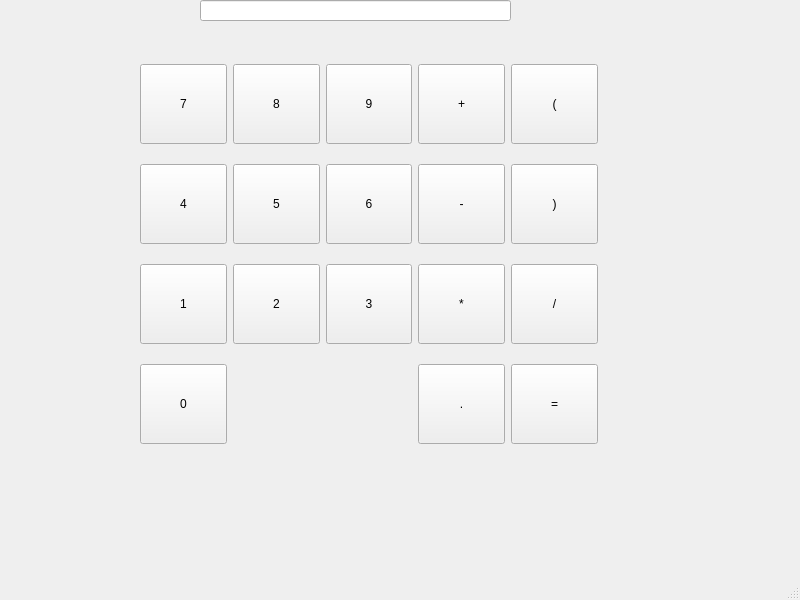
<?xml version="1.0" encoding="UTF-8"?>
<ui version="4.0">
 <class>MainWindow</class>
 <widget class="QMainWindow" name="MainWindow">
  <property name="geometry">
   <rect>
    <x>0</x>
    <y>0</y>
    <width>800</width>
    <height>600</height>
   </rect>
  </property>
  <property name="windowTitle">
   <string>MainWindow</string>
  </property>
  <widget class="QWidget" name="centralwidget">
   <widget class="QWidget" name="gridLayoutWidget">
    <property name="geometry">
     <rect>
      <x>140</x>
      <y>50</y>
      <width>458</width>
      <height>408</height>
     </rect>
    </property>
    <layout class="QGridLayout" name="gridLayout">
     <item row="6" column="3">
      <widget class="QPushButton" name="btnKomma">
       <property name="minimumSize">
        <size>
         <width>80</width>
         <height>80</height>
        </size>
       </property>
       <property name="text">
        <string>.</string>
       </property>
      </widget>
     </item>
     <item row="1" column="1">
      <widget class="QPushButton" name="btn8">
       <property name="minimumSize">
        <size>
         <width>80</width>
         <height>80</height>
        </size>
       </property>
       <property name="text">
        <string>8</string>
       </property>
      </widget>
     </item>
     <item row="6" column="0">
      <widget class="QPushButton" name="btn0">
       <property name="minimumSize">
        <size>
         <width>80</width>
         <height>80</height>
        </size>
       </property>
       <property name="text">
        <string>0</string>
       </property>
      </widget>
     </item>
     <item row="5" column="0">
      <widget class="QPushButton" name="btn1">
       <property name="minimumSize">
        <size>
         <width>80</width>
         <height>80</height>
        </size>
       </property>
       <property name="text">
        <string>1</string>
       </property>
      </widget>
     </item>
     <item row="1" column="2">
      <widget class="QPushButton" name="btn9">
       <property name="minimumSize">
        <size>
         <width>80</width>
         <height>80</height>
        </size>
       </property>
       <property name="text">
        <string>9</string>
       </property>
      </widget>
     </item>
     <item row="1" column="0">
      <widget class="QPushButton" name="btn7">
       <property name="minimumSize">
        <size>
         <width>80</width>
         <height>80</height>
        </size>
       </property>
       <property name="text">
        <string>7</string>
       </property>
      </widget>
     </item>
     <item row="5" column="2">
      <widget class="QPushButton" name="btn3">
       <property name="minimumSize">
        <size>
         <width>80</width>
         <height>80</height>
        </size>
       </property>
       <property name="text">
        <string>3</string>
       </property>
      </widget>
     </item>
     <item row="5" column="3">
      <widget class="QPushButton" name="btnMal">
       <property name="minimumSize">
        <size>
         <width>80</width>
         <height>80</height>
        </size>
       </property>
       <property name="text">
        <string>*</string>
       </property>
      </widget>
     </item>
     <item row="3" column="1">
      <widget class="QPushButton" name="btn5">
       <property name="minimumSize">
        <size>
         <width>80</width>
         <height>80</height>
        </size>
       </property>
       <property name="text">
        <string>5</string>
       </property>
      </widget>
     </item>
     <item row="3" column="0">
      <widget class="QPushButton" name="btn4">
       <property name="minimumSize">
        <size>
         <width>80</width>
         <height>80</height>
        </size>
       </property>
       <property name="text">
        <string>4</string>
       </property>
      </widget>
     </item>
     <item row="5" column="4">
      <widget class="QPushButton" name="btnDividiert">
       <property name="minimumSize">
        <size>
         <width>80</width>
         <height>80</height>
        </size>
       </property>
       <property name="text">
        <string>/</string>
       </property>
      </widget>
     </item>
     <item row="3" column="3">
      <widget class="QPushButton" name="btnMinus">
       <property name="minimumSize">
        <size>
         <width>80</width>
         <height>80</height>
        </size>
       </property>
       <property name="text">
        <string>-</string>
       </property>
      </widget>
     </item>
     <item row="3" column="2">
      <widget class="QPushButton" name="btn6">
       <property name="minimumSize">
        <size>
         <width>80</width>
         <height>80</height>
        </size>
       </property>
       <property name="text">
        <string>6</string>
       </property>
      </widget>
     </item>
     <item row="6" column="4">
      <widget class="QPushButton" name="btnAuswerten">
       <property name="minimumSize">
        <size>
         <width>80</width>
         <height>80</height>
        </size>
       </property>
       <property name="text">
        <string>=</string>
       </property>
      </widget>
     </item>
     <item row="1" column="3">
      <widget class="QPushButton" name="btnPlus">
       <property name="minimumSize">
        <size>
         <width>80</width>
         <height>80</height>
        </size>
       </property>
       <property name="text">
        <string>+</string>
       </property>
      </widget>
     </item>
     <item row="5" column="1">
      <widget class="QPushButton" name="btn2">
       <property name="minimumSize">
        <size>
         <width>80</width>
         <height>80</height>
        </size>
       </property>
       <property name="text">
        <string>2</string>
       </property>
      </widget>
     </item>
     <item row="3" column="4">
      <widget class="QPushButton" name="btnKlammerZu">
       <property name="minimumSize">
        <size>
         <width>80</width>
         <height>80</height>
        </size>
       </property>
       <property name="text">
        <string>)</string>
       </property>
      </widget>
     </item>
     <item row="1" column="4">
      <widget class="QPushButton" name="btnKlammerAuf">
       <property name="minimumSize">
        <size>
         <width>80</width>
         <height>80</height>
        </size>
       </property>
       <property name="text">
        <string>(</string>
       </property>
      </widget>
     </item>
    </layout>
   </widget>
   <widget class="QLineEdit" name="rechnungLineEdit">
    <property name="geometry">
     <rect>
      <x>200</x>
      <y>0</y>
      <width>311</width>
      <height>21</height>
     </rect>
    </property>
   </widget>
  </widget>
  <widget class="QMenuBar" name="menubar">
   <property name="geometry">
    <rect>
     <x>0</x>
     <y>0</y>
     <width>800</width>
     <height>30</height>
    </rect>
   </property>
  </widget>
  <widget class="QStatusBar" name="statusbar"/>
 </widget>
 <resources/>
 <connections/>
</ui>
